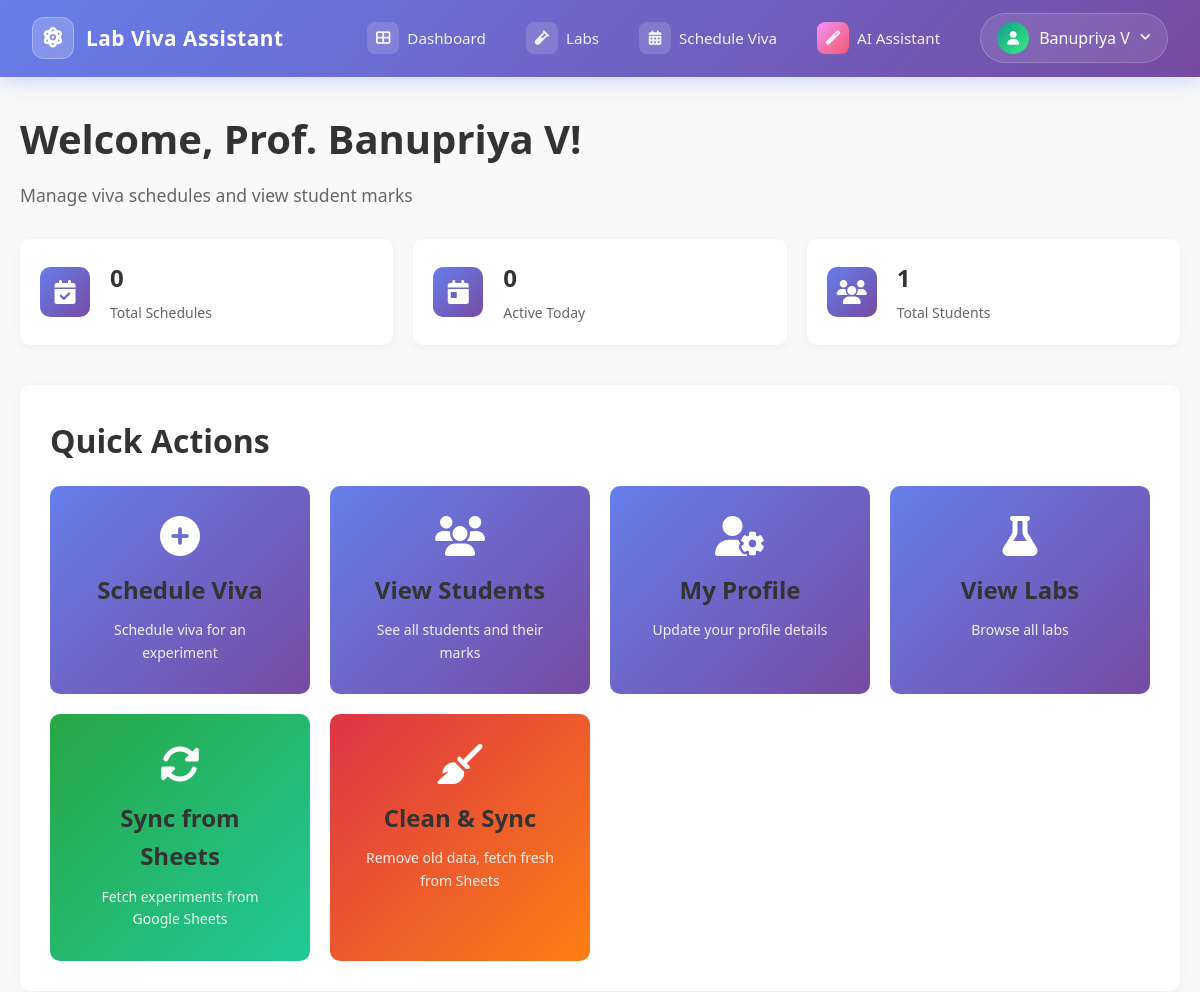
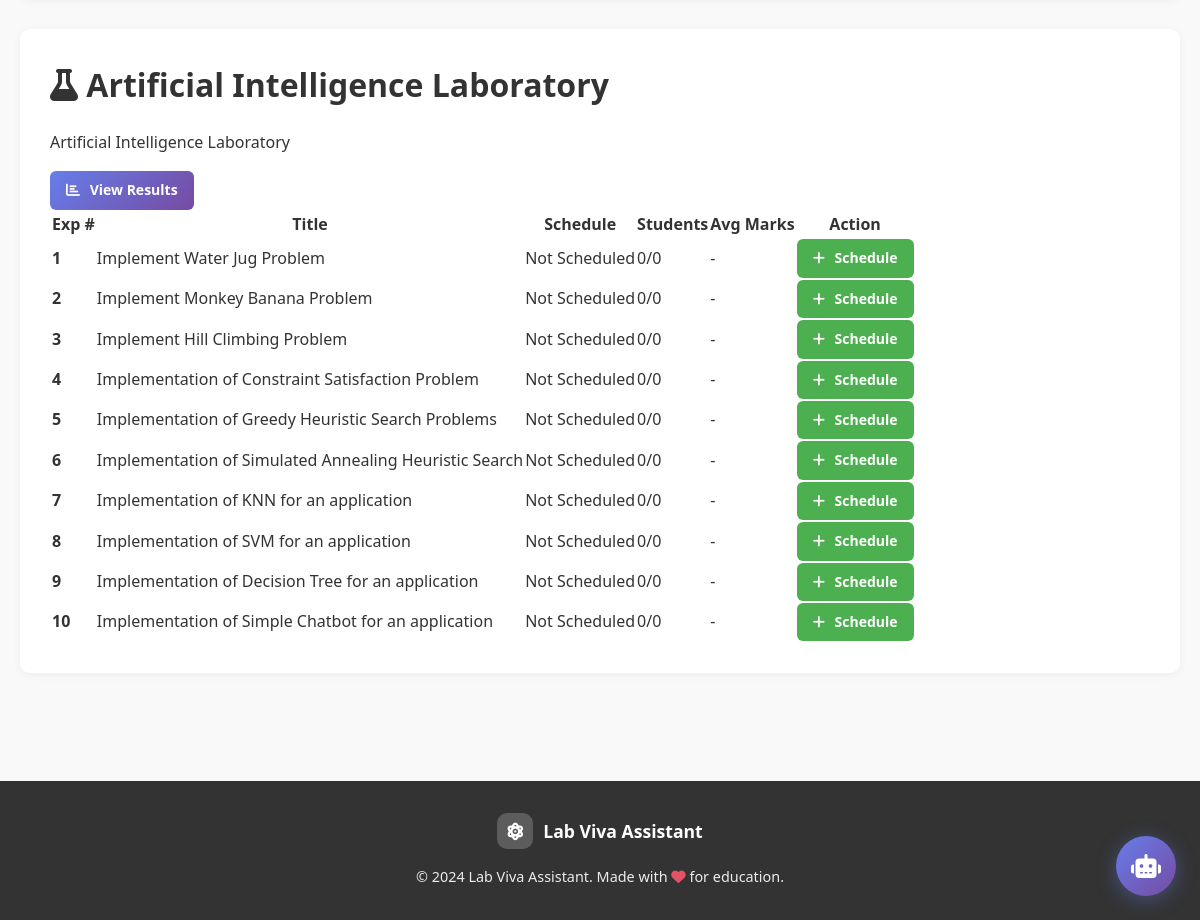
Screenshot of /teacher/dashboard (signed in) with the database file from the repository (2 pictures, top to bottom).
### models/user.py (models this page shows, shortened)
class User(UserMixin, db.Model):
    __tablename__ = 'users'
    id = db.Column(db.Integer, primary_key=True)
    name = db.Column(db.String(255), nullable=False)
    email = db.Column(db.String(255), unique=True, nullable=False, index=True)
    password_hash = db.Column(db.String(255), nullable=False)
    roll_number = db.Column(db.String(50), nullable=False, index=True)
    role = db.Column(db.String(20), nullable=False)  # 'student' or 'teacher'
    is_active = db.Column(db.Boolean, default=True)
    created_at = db.Column(db.DateTime, default=datetime.utcnow)
    updated_at = db.Column(db.DateTime, default=datetime.utcnow, onupdate=datetime.utcnow)
    designation = db.Column(db.String(100))  # e.g., 'Assistant Professor'
    department = db.Column(db.String(100))
    years_handling = db.Column(db.JSON, default=[])  # e.g., ['II', 'III', 'IV']
    viva_sessions = db.relationship('VivaSession', backref='student', lazy=True, foreign_keys='VivaSession.student_id')
    schedules = db.relationship('VivaSchedule', backref='teacher', lazy=True, foreign_keys='VivaSchedule.teacher_id')
    teacher_subjects = db.relationship('TeacherSubject', backref='teacher', lazy=True, foreign_keys='TeacherSubject.teacher_id')

class LabConfig(db.Model):
    __tablename__ = 'lab_configs'
    id = db.Column(db.Integer, primary_key=True)
    subject_id = db.Column(db.Integer, db.ForeignKey('subjects.id'), nullable=False)
    lab_name = db.Column(db.String(255), nullable=False)
    description = db.Column(db.Text)
    total_experiments = db.Column(db.Integer, default=10)  # Number of experiments in lab
    materials_text = db.Column(db.Text)  # Lab materials for Gemini context
    created_at = db.Column(db.DateTime, default=datetime.utcnow)
    experiments = db.relationship('Experiment', backref='lab_config', lazy=True, cascade='all, delete-orphan', order_by='Experiment.experiment_no')

class Subject(db.Model):
    __tablename__ = 'subjects'
    id = db.Column(db.Integer, primary_key=True)
    subject_code = db.Column(db.String(50), unique=True, nullable=False, index=True)
    subject_name = db.Column(db.String(255), nullable=False)
    description = db.Column(db.Text)
    is_lab = db.Column(db.Boolean, default=False)  # True if lab subject, False if theory
    year = db.Column(db.String(10))  # 'II', 'III', 'IV'
    created_at = db.Column(db.DateTime, default=datetime.utcnow)
    labs = db.relationship('LabConfig', backref='subject', lazy=True, cascade='all, delete-orphan')
    teacher_subjects = db.relationship('TeacherSubject', backref='subject', lazy=True)

class Experiment(db.Model):
    __tablename__ = 'experiments'
    id = db.Column(db.Integer, primary_key=True)
    lab_config_id = db.Column(db.Integer, db.ForeignKey('lab_configs.id'), nullable=False)
    experiment_no = db.Column(db.Integer, nullable=False)  # 1-10
    title = db.Column(db.String(255), nullable=False)
    description = db.Column(db.Text)
    materials_text = db.Column(db.Text)  # Experiment-specific materials for Gemini
    total_marks = db.Column(db.Integer, default=10)  # 10 MCQs x 1 mark each
    duration_minutes = db.Column(db.Integer, default=15)
    created_at = db.Column(db.DateTime, default=datetime.utcnow)
    schedules = db.relationship('VivaSchedule', backref='experiment', lazy=True, cascade='all, delete-orphan')
    viva_sessions = db.relationship('VivaSession', backref='experiment', lazy=True, cascade='all, delete-orphan')
    __table_args__ = (
        db.UniqueConstraint('lab_config_id', 'experiment_no', name='unique_experiment'),
    )

### routes/teacher_routes.py (the view)
@teacher_bp.route('/dashboard')
@login_required
@teacher_required
def dashboard():
    total_experiments = Experiment.query.count()
    if total_experiments == 0:
        result = sync_experiments_from_sheets()
        if result['success']:
            flash(f"Auto-synced: {result['message']}", 'success')
        else:
            flash(f"No experiments found. Click 'Sync from Sheets' to load experiments from Google Sheets.", 'info')
    schedules = (
        VivaSchedule.query
        .filter_by(teacher_id=current_user.id)
        .order_by(VivaSchedule.scheduled_date.desc())
        .all()
    )
    sheets = get_sheets_service()
    students_from_sheets = []
    if sheets:
        students_from_sheets = sheets.get_all_students_with_marks()
    students = User.query.filter_by(role='student').all()
    teacher_subjects = TeacherSubject.query.filter_by(teacher_id=current_user.id).all()
    my_subject_ids = [ts.subject_id for ts in teacher_subjects]
    if my_subject_ids:
        lab_subjects = Subject.query.filter(Subject.id.in_(my_subject_ids), Subject.is_lab == True).all()
    else:
        lab_subjects = Subject.query.filter_by(is_lab=True).all()
    labs_data = []
    for subject in lab_subjects:
        for lab in subject.labs:
            lab_info = {
                'lab': lab,
                'subject': subject,
                'experiments': []
            }
            for exp in lab.experiments:
                schedule = VivaSchedule.query.filter_by(experiment_id=exp.id).first()
                sessions = VivaSession.query.filter_by(experiment_id=exp.id).all()
                completed = [s for s in sessions if s.status in ['completed', 'violated']]
                lab_info['experiments'].append({
                    'experiment': exp,
                    'schedule': schedule,
                    'total_students': len(sessions),
                    'completed_count': len(completed),
                    'avg_marks': sum(s.obtained_marks or 0 for s in completed) / len(completed) if completed else 0
                })
            labs_data.append(lab_info)
    total_schedules = len(schedules)
    today_ist = get_ist_today()
    today_schedules = len([s for s in schedules if s.scheduled_date == today_ist])
    total_students = len(students_from_sheets) if students_from_sheets else len(students)
    return render_template('teacher/dashboard.html',
                         schedules=schedules,
                         labs_data=labs_data,
                         students=students,
                         total_schedules=total_schedules,
                         today_schedules=today_schedules,
                         total_students=total_students)

### templates/teacher/dashboard.html (shortened to what this page needs)
{% extends "base.html" %}
{% block content %}
<div class="dashboard">
    <div class="dashboard-header">
        <h1>Welcome, {{ current_user.designation or 'Prof.' }} {{ current_user.name }}!</h1>
        <p class="subtitle">Manage viva schedules and view student marks</p>
    </div>
    <div class="stats-grid">
        <div class="stat-card">
            <div class="stat-icon"><i class="fas fa-calendar-check"></i></div>
            <div class="stat-content">
                <h3>{{ total_schedules }}</h3>
                <p>Total Schedules</p>
            </div>
        </div>
        <div class="stat-card">
            <div class="stat-icon"><i class="fas fa-calendar-day"></i></div>
            <div class="stat-content">
                <h3>{{ today_schedules }}</h3>
                <p>Active Today</p>
            </div>
        </div>
        <div class="stat-card">
            <div class="stat-icon"><i class="fas fa-users"></i></div>
            <div class="stat-content">
                <h3>{{ total_students }}</h3>
                <p>Total Students</p>
            </div>
        </div>
    </div>
    <section class="section">
        <h2>Quick Actions</h2>
        <div class="actions-grid">
            <a href="{{ url_for('teacher.schedule_viva') }}" class="action-card">
                <i class="fas fa-plus-circle"></i>
                <h3>Schedule Viva</h3>
                <p>Schedule viva for an experiment</p>
            </a>
            <a href="{{ url_for('teacher.view_students') }}" class="action-card">
                <i class="fas fa-users"></i>
                <h3>View Students</h3>
                <p>See all students and their marks</p>
            </a>
            <a href="{{ url_for('teacher.profile') }}" class="action-card">
                <i class="fas fa-user-cog"></i>
                <h3>My Profile</h3>
                <p>Update your profile details</p>
            </a>
            <a href="{{ url_for('teacher.view_labs') }}" class="action-card">
                <i class="fas fa-flask"></i>
                <h3>View Labs</h3>
                <p>Browse all labs</p>
            </a>
            <a href="{{ url_for('teacher.sync_from_sheets') }}" class="action-card sync-card">
                <i class="fas fa-sync-alt"></i>
                <h3>Sync from Sheets</h3>
                <p>Fetch experiments from Google Sheets</p>
            </a>
            <a href="{{ url_for('teacher.clean_and_sync') }}" class="action-card clean-card" onclick="return confirm('This will DELETE all existing experiments and sync fresh from Google Sheets. Continue?')">
                <i class="fas fa-broom"></i>
                <h3>Clean & Sync</h3>
                <p>Remove old data, fetch fresh from Sheets</p>
            </a>
        </div>
    </section>
    {% for lab_info in labs_data %}
    <section class="section lab-section">
        <div class="section-header">
            <div>
                <h2><i class="fas fa-flask"></i> {{ lab_info.lab.lab_name }}</h2>
                <p class="lab-subject">{{ lab_info.subject.subject_name }}</p>
            </div>
            <a href="{{ url_for('teacher.view_results', lab_id=lab_info.lab.id) }}" class="btn btn-primary btn-sm">
                <i class="fas fa-chart-bar"></i> View Results
            </a>
        </div>
        <div class="experiments-table">
            <table class="table">
                <thead>
                    <tr>
                        <th>Exp #</th>
                        <th>Title</th>
                        <th>Schedule</th>
                        <th>Students</th>
                        <th>Avg Marks</th>
                        <th>Action</th>
                    </tr>
                </thead>
                <tbody>
                    {% for exp_info in lab_info.experiments %}
                    <tr>
                        <td><strong>{{ exp_info.experiment.experiment_no }}</strong></td>
                        <td>{{ exp_info.experiment.title }}</td>
                        <td>
                            {% if exp_info.schedule %}
                                <span class="schedule-info">
                                    {{ exp_info.schedule.scheduled_date }}<br>
                                    {{ exp_info.schedule.start_time }} - {{ exp_info.schedule.end_time }}
                                </span>
                            {% else %}
                                <span class="not-scheduled">Not Scheduled</span>
                            {% endif %}
                        </td>
                        <td>{{ exp_info.completed_count }}/{{ exp_info.total_students }}</td>
                        <td>
                            {% if exp_info.completed_count > 0 %}
                                {{ "%.1f"|format(exp_info.avg_marks) }}/10
                            {% else %}
                                -
                            {% endif %}
                        </td>
                        <td>
                            {% if exp_info.schedule %}
                                <a href="{{ url_for('teacher.view_schedule', schedule_id=exp_info.schedule.id) }}" class="btn btn-info btn-sm">
                                    <i class="fas fa-eye"></i> View
                                </a>
                            {% else %}
                                <a href="{{ url_for('teacher.schedule_viva') }}" class="btn btn-success btn-sm">
                                    <i class="fas fa-plus"></i> Schedule
                                </a>
                            {% endif %}
                        </td>
                    </tr>
                    {% endfor %}
                </tbody>
            </table>
        </div>
    </section>
    {% endfor %}
</div>
{% endblock %}

### templates/base.html (shortened to what this page needs)
<!DOCTYPE html>
<html lang="en">
<head>
    <link rel="stylesheet" href="{{ url_for('static', filename='css/style.css') }}">
    <link href="https://cdnjs.cloudflare.com/ajax/libs/font-awesome/6.4.0/css/all.min.css" rel="stylesheet">
</head>
<body>
    <nav class="navbar">
        <div class="nav-container">
            <a href="/" class="navbar-brand">
                <span class="brand-icon"><i class="fas fa-atom fa-spin-hover"></i></span>
                <span class="brand-text">Lab Viva Assistant</span>
            </a>
            <ul class="nav-menu">
                {% if current_user.is_authenticated %}
                {% if current_user.role == 'student' %}
                <li><a href="{{ url_for('student.dashboard') }}" class="nav-link">
                        <span class="nav-icon"><i class="fas fa-th-large"></i></span>
                        <span>Dashboard</span>
                    </a></li>
                <li><a href="{{ url_for('student.available_vivaes') }}" class="nav-link">
                        <span class="nav-icon"><i class="fas fa-tasks"></i></span>
                        <span>Available Vivaes</span>
                    </a></li>
                <li><a href="{{ url_for('chatbot.chatbot_widget') }}" class="nav-link">
                        <span class="nav-icon ai-icon"><i class="fas fa-magic"></i></span>
                        <span>AI Assistant</span>
                    </a></li>
                {% elif current_user.role == 'teacher' %}
                <li><a href="{{ url_for('teacher.dashboard') }}" class="nav-link">
                        <span class="nav-icon"><i class="fas fa-th-large"></i></span>
                        <span>Dashboard</span>
                    </a></li>
                <li><a href="{{ url_for('teacher.view_labs') }}" class="nav-link">
                        <span class="nav-icon"><i class="fas fa-vial"></i></span>
                        <span>Labs</span>
                    </a></li>
                <li><a href="{{ url_for('teacher.schedule_viva') }}" class="nav-link">
                        <span class="nav-icon"><i class="fas fa-calendar-alt"></i></span>
                        <span>Schedule Viva</span>
                    </a></li>
                <li><a href="{{ url_for('chatbot.chatbot_widget') }}" class="nav-link">
                        <span class="nav-icon ai-icon"><i class="fas fa-magic"></i></span>
                        <span>AI Assistant</span>
                    </a></li>
                {% endif %}
                <li class="user-menu">
                    <a href="#" class="user-dropdown-trigger">
                        <span class="user-avatar"><i class="fas fa-user"></i></span>
                        <span class="user-name">{{ current_user.name }}</span>
                        <i class="fas fa-angle-down dropdown-arrow"></i>
                    </a>
                </li>
                {% endif %}
            </ul>
        </div>
    </nav>
    <main class="container">
        {% block content %}{% endblock %}
    </main>
    <footer class="footer">
        <div class="footer-content">
            <div class="footer-brand">
                <span class="footer-icon"><i class="fas fa-atom"></i></span>
                <span>Lab Viva Assistant</span>
            </div>
            <p>&copy; 2024 Lab Viva Assistant. Made with <i class="fas fa-heart" style="color: #f5576c;"></i> for
                education.</p>
        </div>
    </footer>
</body>
</html>

### rows the page displays
User: name "Banupriya V", designation "Prof."
LabConfig: lab.lab_name "Artificial Intelligence Laboratory"
Subject: subject.subject_name "Artificial Intelligence Laboratory"
Experiment: experiment.experiment_no "1", experiment "Implement Water Jug Problem"
Experiment: experiment.experiment_no "2", experiment "Implement Monkey Banana Problem"
Experiment: experiment.experiment_no "3", experiment "Implement Hill Climbing Problem"
Experiment: experiment.experiment_no "4", experiment "Implementation of Constraint Satisfaction Problem"
Experiment: experiment.experiment_no "5", experiment "Implementation of Greedy Heuristic Search Problems"
Experiment: experiment.experiment_no "6", experiment "Implementation of Simulated Annealing Heuristic Search"
Experiment: experiment.experiment_no "7", experiment "Implementation of KNN for an application"
Experiment: experiment.experiment_no "8", experiment "Implementation of SVM for an application"
Experiment: experiment.experiment_no "9", experiment "Implementation of Decision Tree for an application"
Experiment: experiment.experiment_no "10", experiment "Implementation of Simple Chatbot for an application"

### other values shown
{{ total_schedules }} "0"
{{ today_schedules }} "0"
{{ total_students }} "1"
{{ exp_info.completed_count }} "0" "0" "0" "0" "0" "0" "0" "0" "0" "0"
{{ exp_info.total_students }} "0" "0" "0" "0" "0" "0" "0" "0" "0" "0"
